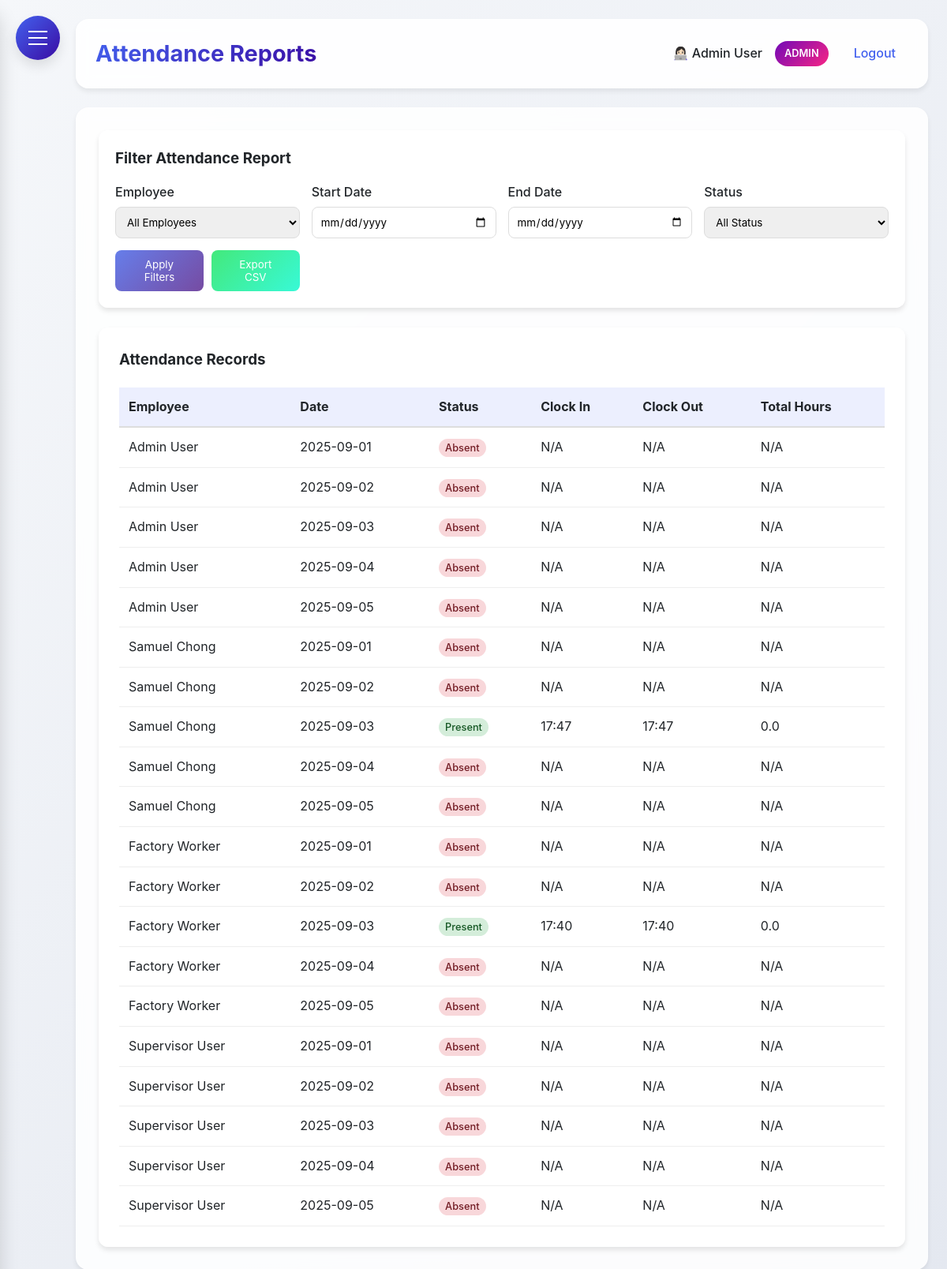
The app's page /reports (signed in), older data.
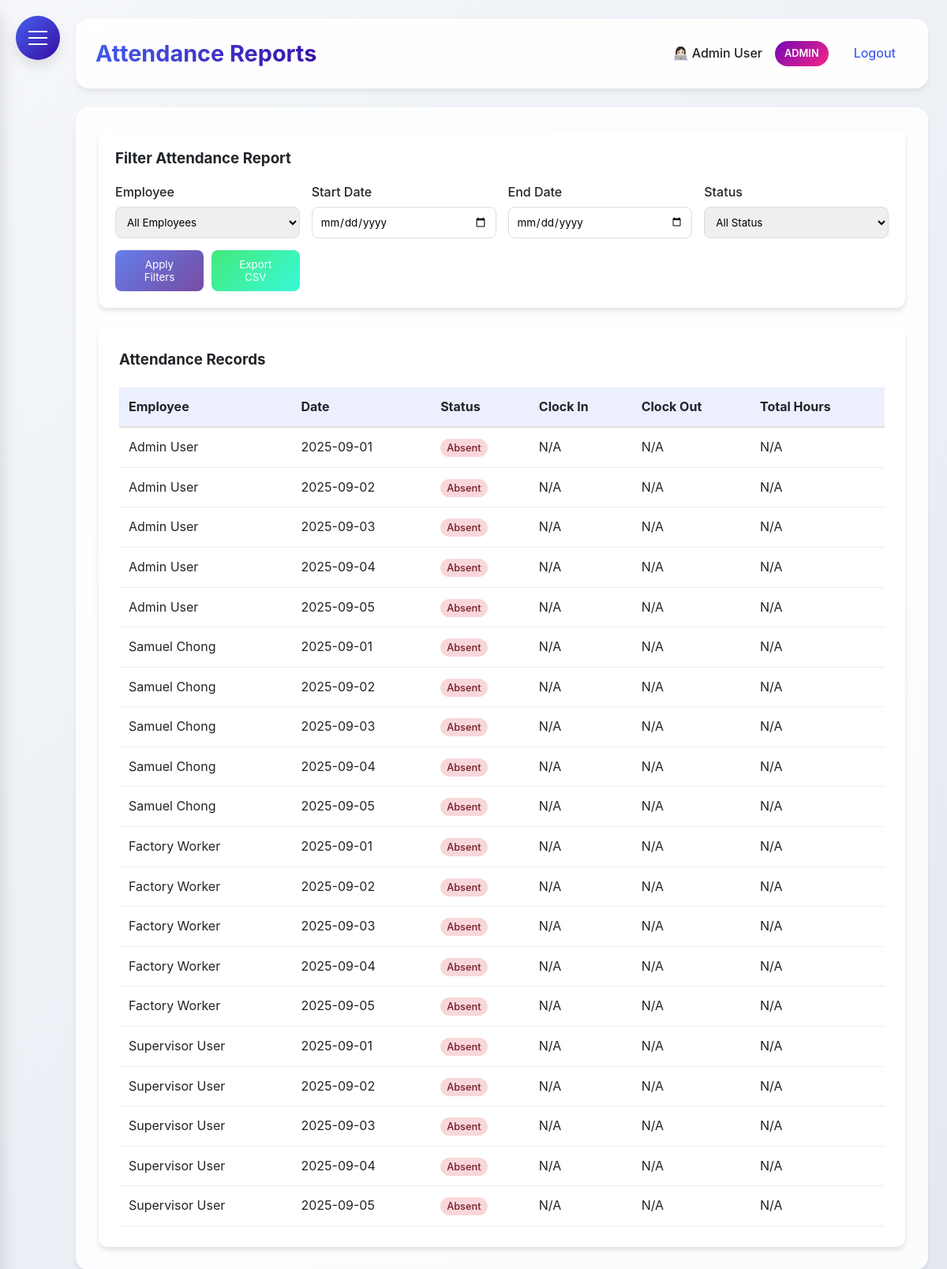
The same page, newer data.
### HerculesSystem.py (models this page shows, shortened)
class Employee(UserMixin, db.Model):
    id = db.Column(db.Integer, primary_key=True)
    username = db.Column(db.String(80), unique=True, nullable=False)
    password = db.Column(db.String(120), nullable=False)
    full_name = db.Column(db.String(120), nullable=False)
    email = db.Column(db.String(120), unique=True, nullable=False)
    department = db.Column(db.String(80))
    position = db.Column(db.String(80))
    hire_date = db.Column(db.Date)
    is_admin = db.Column(db.Boolean, default=False)
    user_type = db.Column(db.String(20), default='employee')  # admin, supervisor, office, factory
    last_clock_in = db.Column(db.DateTime)
    last_clock_out = db.Column(db.DateTime)
    last_lunch_start = db.Column(db.DateTime)
    last_lunch_end = db.Column(db.DateTime)

class TimeTracking(db.Model):
    __tablename__ = 'time_tracking'
    id = db.Column(db.Integer, primary_key=True)
    employee_id = db.Column(db.Integer, db.ForeignKey('employee.id'), nullable=False)
    action_type = db.Column(db.String(20), nullable=False)  #clock_in, clock_out, lunch_start, lunch_end
    timestamp = db.Column(db.DateTime, nullable=True)
    latitude = db.Column(db.Float, nullable=True)
    longitude = db.Column(db.Float, nullable=True)
    address = db.Column(db.String(200), nullable=True)
    status = db.Column(db.String(20), nullable=True)    # in/out office
    ip_address = db.Column(db.String(45), nullable=True)
    employee = db.relationship('Employee', backref=db.backref('time_entries', lazy=True))

### HerculesSystem.py (the view)
@app.route('/reports')
@login_required
def reports():
    if current_user.user_type != 'admin':
        flash('You do not have permission to view reports.', 'danger')
        return redirect(url_for('dashboard'))
    employees = Employee.query.all()
    employee_id = request.args.get('employee_id')
    start_date_str = request.args.get('start_date')
    end_date_str = request.args.get('end_date')
    status_filter = request.args.get('status')
    start_date = datetime.strptime(start_date_str, '%Y-%m-%d').date() if start_date_str else None
    end_date = datetime.strptime(end_date_str, '%Y-%m-%d').date() if end_date_str else None
    if not start_date and not end_date:
        today = date.today()
        start_date = today.replace(day=1)
        end_date = today
    attendance_data = get_attendance_data(employee_id, start_date, end_date, status_filter)
    return render_template('reports.html',
                         employees=employees,
                         attendance_records=attendance_data,
                         now=datetime.now())

### HerculesSystem.py (called while the page is built)
@app.after_request
def add_security_headers(response):
    response.headers['Permissions-Policy'] = 'geolocation=()'
    return response

@login_manager.user_loader
def load_user(user_id):
    return db.session.get(Employee, int(user_id))

@app.context_processor
def inject_now():
    return {'now': datetime.utcnow()}

@app.before_request
def before_request():
    if request.url.startswith('https://'):
        new_url = request.url.replace('https://', 'http://', 1)
        return redirect(new_url, code=301)

### templates/reports.html (shortened to what the changed rows need)
{% extends "base.html" %}
{% block content %}
<div class="dashboard-container">
    <div class="glass" style="padding: 25px; border-radius: 12px;">
        {% if attendance_records %}
        <div style="overflow-x: auto;">
            <table style="width: 100%; border-collapse: collapse;">
                <thead>
                    <tr style="background: rgba(67, 97, 238, 0.1);">
                        <th style="padding: 12px; text-align: left; border-bottom: 2px solid #ddd;">Employee</th>
                        <th style="padding: 12px; text-align: left; border-bottom: 2px solid #ddd;">Date</th>
                        <th style="padding: 12px; text-align: left; border-bottom: 2px solid #ddd;">Status</th>
                        <th style="padding: 12px; text-align: left; border-bottom: 2px solid #ddd;">Clock In</th>
                        <th style="padding: 12px; text-align: left; border-bottom: 2px solid #ddd;">Clock Out</th>
                        <th style="padding: 12px; text-align: left; border-bottom: 2px solid #ddd;">Total Hours</th>
                    </tr>
                </thead>
                <tbody>
                    {% for record in attendance_records %}
                    <tr>
                        <td style="padding: 12px; border-bottom: 1px solid #eee;">{{ record.employee.full_name }}</td>
                        <td style="padding: 12px; border-bottom: 1px solid #eee;">{{ record.date.strftime('%Y-%m-%d') }}</td>
                        <td style="padding: 12px; border-bottom: 1px solid #eee;">
                            <span style="
                                padding: 4px 8px;
                                border-radius: 12px;
                                font-size: 0.8rem;
                                font-weight: 500;
                                {% if record.status == 'present' %}background: #d4edda; color: #155724;
                                {% else %}background: #f8d7da; color: #721c24;
                                {% endif %}
                            ">
                                {{ record.status.title() }}
                            </span>
                        </td>
                        <td style="padding: 12px; border-bottom: 1px solid #eee;">{{ record.clock_in.strftime('%H:%M') if record.clock_in else 'N/A' }}</td>
                        <td style="padding: 12px; border-bottom: 1px solid #eee;">{{ record.clock_out.strftime('%H:%M') if record.clock_out else 'N/A' }}</td>
                        <td style="padding: 12px; border-bottom: 1px solid #eee;">{{ record.total_hours }}</td>
                    </tr>
                    {% endfor %}
                </tbody>
            </table>
        </div>
        {% else %}
        <p style="text-align: center; color: #666; padding: 40px;">No attendance records found for the selected filters.</p>
        {% endif %}
    </div>
</div>
{% endblock %}

Row changes from the older to the newer data that the page shows:
removed TimeTracking: clock_in "17:47"
removed TimeTracking: clock_out "17:47"
removed TimeTracking: clock_in "17:40"
removed TimeTracking: clock_out "17:40"
Text that changed along with them:
new list line: "Samuel Chong"
new list line: "2025-09-03 Absent N/A N/A N/A"
new list line: "Factory Worker"
list line gone: "Samuel Chong"
list line gone: "2025-09-03 Present 0.0"
list line gone: "Factory Worker"
